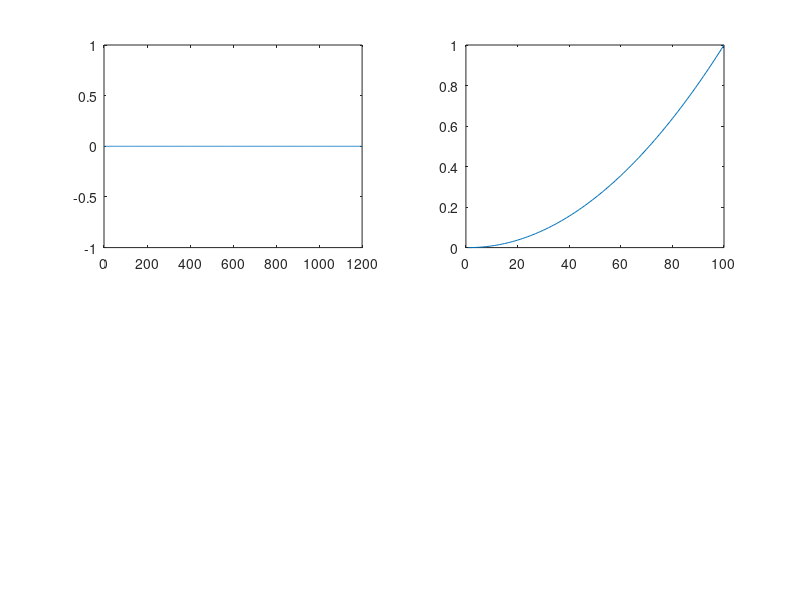

MATLAB code for this plot: (Note: this script raises an error after producing the figure.)
% TODO incorporate multiple independent sequences for learning
% TODO parallelize
% TODO document used formulas
% TODO automatic testing via assertions and test cases

% package dependencies
% statistics package for the MV normal PDF
pkg load statistics

% clear all current variables
clear

% maximum iterations
MAX_ITER=1200;

% length of the learned sequence
N=100;

% dimensionality of the observed variables
D_x=1;
% dimensionality of the latent variables
D_z=3;

% observations
%X=randn(D_x, N);
%X=sin(linspace(0,1,N)*pi*1);
%for(i=2:D_x)
%  X(i,:)=shift(X(i-1,:), 1);
%endfor
%X=repmat([1,0], 1, N/2);
%X=repmat(linspace(0,1,N), D_x, 1);
X=repmat(linspace(0,1,N).^2, D_x, 1);

% initial settings
% TODO initialize with something meaningful such as the result of a k-means run
Sigma=eye(D_x);
C=ones(D_x, D_z)./(D_x*D_z);
A=ones(D_z)./(D_z^2);
Gamma=eye(D_z);
P0=eye(D_z);
mu0=ones(D_z, 1)./D_z;

% learn the model parameters using EM
likelihoods=zeros(MAX_ITER,1);
deltaLikelihoods=1000;
try
  it=1;
  while it<MAX_ITER && deltaLikelihoods > 0.002
    % forward recursions (alpha values)
    [mus, Vs, Ps]=computeForwardRecursions(P0, C, Sigma, mu0, X, A, Gamma);

    % backward recursions (gamma values)
    [muhats, Vhats, Js]=computeBackwardRecursions(mus, Vs, Ps, A);

    % compute log-likelihood to monitor the progress
    % save the likelihood for plotting
    likelihoods(it)=computeLogLikelihood(mu0, P0, C, Sigma, A, mus, Ps, X);

    % update the parameters 
    [mu0, P0, A, Gamma, C, Sigma]=updateParameters(muhats, Vhats, Js, X);

    % ending criterions
    if(it>1)
      deltaLikelihoods=(likelihoods(it)-likelihoods(it-1))/abs(likelihoods(it));
    endif
    it=it+1;
  endwhile
catch
  disp(strcat("warning: EM algorithm ended due to an error (singularity?) after ", mat2str(it), " steps"))
  disp(strcat("relative increase in the likelihood: ", mat2str(deltaLikelihoods)))
end_try_catch

% plot the likelihoods
subplot(2,2,1)
plot(likelihoods)

% plot the data
subplot(2,2,2)
plot(X)

if(D_x == 1)
  % do forward recursion until the last observation
  [mus, Vs, Ps]=computeForwardRecursions(P0, C, Sigma, mu0, X, A, Gamma);

  % compute and plot predictions
  % predict the next latent variable given current observations
  % extend the required matrices
  N_pred=1000;
  X=[X,zeros(D_x,N_pred)];
  mu_preds=zeros(D_z, N_pred);
  % compute the mean of the next latent variable
  mu_preds(:,1)=A*mus(:,N);
  % compute the most probable observation
  X(:,N+1)=C*mu_preds(:,1);
  for i=2:N_pred
    % compute the mean of the next latent variable
    mu_preds(:,i)=A*mu_preds(:,i-1);
    % compute the most probable observation
    X(:,N+i)=C*mu_preds(:,i);
  endfor
  subplot(2,2,3)
  plot(X)
endif

if(D_z == 1)
  subplot(2,2,4)
  plot([muhats, mu_preds])
endif




